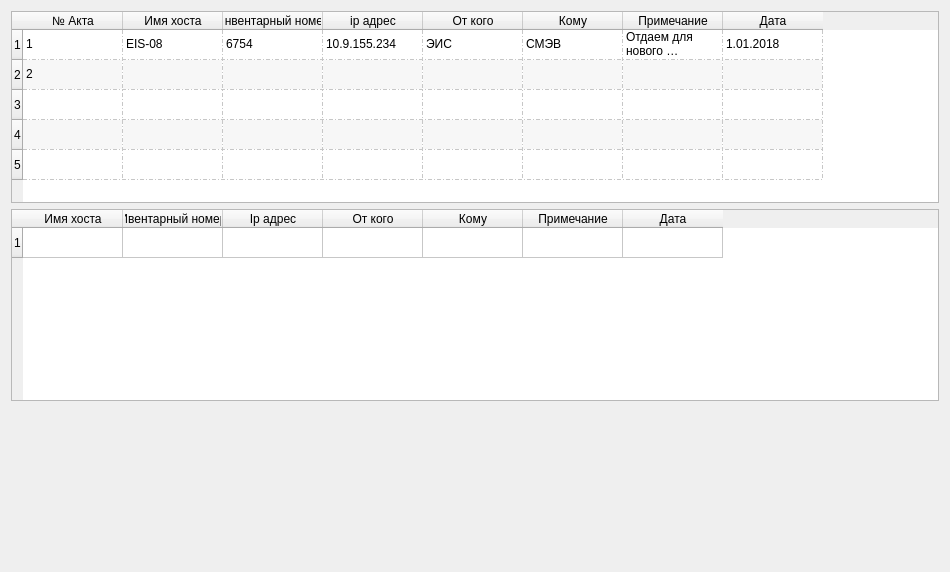
<?xml version="1.0" encoding="UTF-8"?>
<ui version="4.0">
 <class>Form</class>
 <widget class="QWidget" name="Form">
  <property name="geometry">
   <rect>
    <x>0</x>
    <y>0</y>
    <width>950</width>
    <height>572</height>
   </rect>
  </property>
  <property name="windowTitle">
   <string>Form</string>
  </property>
  <layout class="QGridLayout" name="gridLayout">
   <item row="1" column="0">
    <widget class="QTableWidget" name="tableWidget_2">
     <row>
      <property name="text">
       <string>1</string>
      </property>
     </row>
     <column>
      <property name="text">
       <string>Имя хоста</string>
      </property>
     </column>
     <column>
      <property name="text">
       <string>Ивентарный номер</string>
      </property>
     </column>
     <column>
      <property name="text">
       <string>Ip адрес</string>
      </property>
     </column>
     <column>
      <property name="text">
       <string>От кого</string>
      </property>
     </column>
     <column>
      <property name="text">
       <string>Кому</string>
      </property>
     </column>
     <column>
      <property name="text">
       <string>Примечание</string>
      </property>
     </column>
     <column>
      <property name="text">
       <string>Дата</string>
      </property>
     </column>
    </widget>
   </item>
   <item row="2" column="0">
    <spacer name="verticalSpacer">
     <property name="orientation">
      <enum>Qt::Vertical</enum>
     </property>
     <property name="sizeHint" stdset="0">
      <size>
       <width>20</width>
       <height>40</height>
      </size>
     </property>
    </spacer>
   </item>
   <item row="0" column="0">
    <widget class="QTableWidget" name="tableWidget">
     <property name="tabletTracking">
      <bool>false</bool>
     </property>
     <property name="sizeAdjustPolicy">
      <enum>QAbstractScrollArea::AdjustIgnored</enum>
     </property>
     <property name="alternatingRowColors">
      <bool>true</bool>
     </property>
     <property name="gridStyle">
      <enum>Qt::DashDotLine</enum>
     </property>
     <property name="sortingEnabled">
      <bool>true</bool>
     </property>
     <property name="rowCount">
      <number>5</number>
     </property>
     <attribute name="horizontalHeaderDefaultSectionSize">
      <number>100</number>
     </attribute>
     <attribute name="horizontalHeaderMinimumSectionSize">
      <number>37</number>
     </attribute>
     <attribute name="verticalHeaderShowSortIndicator" stdset="0">
      <bool>true</bool>
     </attribute>
     <row>
      <property name="text">
       <string>1</string>
      </property>
     </row>
     <row>
      <property name="text">
       <string>2</string>
      </property>
     </row>
     <row/>
     <row/>
     <row/>
     <column>
      <property name="text">
       <string>№ Акта</string>
      </property>
     </column>
     <column>
      <property name="text">
       <string>Имя хоста</string>
      </property>
     </column>
     <column>
      <property name="text">
       <string>Инвентарный номер</string>
      </property>
     </column>
     <column>
      <property name="text">
       <string>ip адрес</string>
      </property>
     </column>
     <column>
      <property name="text">
       <string>От кого</string>
      </property>
     </column>
     <column>
      <property name="text">
       <string>Кому</string>
      </property>
     </column>
     <column>
      <property name="text">
       <string>Примечание</string>
      </property>
     </column>
     <column>
      <property name="text">
       <string>Дата</string>
      </property>
     </column>
     <item row="0" column="0">
      <property name="text">
       <string>1</string>
      </property>
     </item>
     <item row="0" column="1">
      <property name="text">
       <string>EIS-08</string>
      </property>
     </item>
     <item row="0" column="2">
      <property name="text">
       <string>6754</string>
      </property>
     </item>
     <item row="0" column="3">
      <property name="text">
       <string>10.9.155.234</string>
      </property>
     </item>
     <item row="0" column="4">
      <property name="text">
       <string>ЭИС</string>
      </property>
     </item>
     <item row="0" column="5">
      <property name="text">
       <string>СМЭВ</string>
      </property>
     </item>
     <item row="0" column="6">
      <property name="text">
       <string>Отдаем для нового сотрудника</string>
      </property>
     </item>
     <item row="0" column="7">
      <property name="text">
       <string>1.01.2018</string>
      </property>
     </item>
     <item row="1" column="0">
      <property name="text">
       <string>2</string>
      </property>
     </item>
    </widget>
   </item>
  </layout>
 </widget>
 <resources/>
 <connections/>
</ui>
